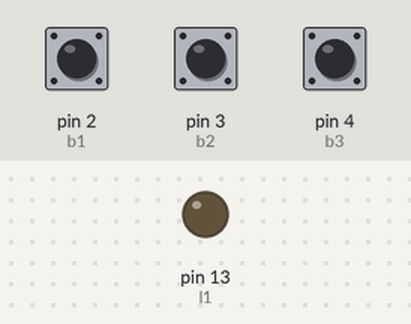
The sketch below on a simulated Arduino Uno, built with avr-gcc and run on an emulated ATmega328P. On the bench: output pins drawn as LEDs (lit = HIGH). Dashed ring = blinking. The inputs (shaded band) are chosen by the test bench; at power-on: pin 2 (b1) HIGH, pin 3 (b2) HIGH, pin 4 (b3) HIGH.

Above: at 1.2 s.
1.3 s: pin 2 (b1) pulled LOW for 1 s
At 1.45 s:
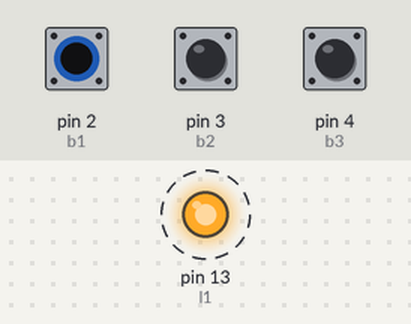
4.3 s: pin 2 (b1) pulled LOW for 3.2 s
At 8.0 s:
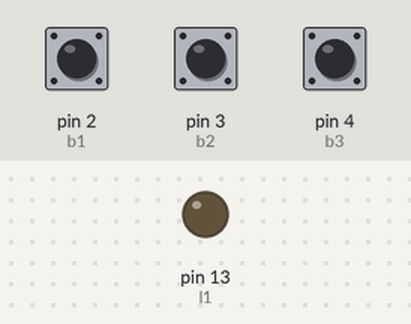
Timing chart, 0 to 9.5 s (numbered marks = the images above; inputs shaded):
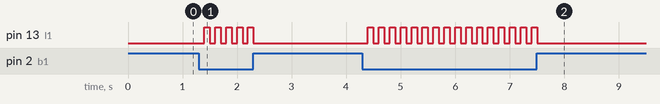

Measured:
- after the input at 1.3 s, pin 13 (l1): alternates HIGH for 0.10 s and LOW for 0.10 s, 10 changes in all, then stays LOW, starting after 0.10 s
- after the input at 4.3 s, pin 13 (l1): alternates HIGH for 0.10 s and LOW for 0.10 s, 32 changes in all, then stays LOW, starting after 0.10 s

The sketch:

aula1_led_botao_1.ino
```cpp
// declaração de variáveis globais
int l1 = 13, l2 = 12, l3 = 11, b1 = 2, b2 = 3, b3 = 4, tempo = 500;
int eB1, eB2, eB3;
int eL1 = 0, eL2 = 0, eL3 = 0;

// setup - configuração
void setup()
{
  pinMode(l1, OUTPUT); // configura o pino 13 como saída
  pinMode(b1, INPUT_PULLUP); // configura o pino como entrada de nível alto
  pinMode(b2, INPUT_PULLUP); // configura o pino como entrada de nível alto
  pinMode(b3, INPUT_PULLUP); // configura o pino como entrada de nível alto
}

// loop - ciclo
void loop()
{
  // lê o estado do pino b1 e armazena o valor na variável eB1
  eB1 = digitalRead(b1);
  // lê o estado do pino b2 e armazena o valor na variável eB2
  eB2 = digitalRead(b2);
  // lê o estado do pino b3 e armazena o valor na variável eB3
  eB3 = digitalRead(b3);

  // verifica se o botão 1 foi pressionado
  if (eB1 == 0){
    // inverte o estado do pino
    eL1 = !eL1;
    delay(100);
  }

  // verifica se o botão 2 foi pressionado
  if (eB2 == 0 && eL1 == 1){
    // inverte o estado do pino
    eL2 = !eL2;
    eL1 = !eL1;
    delay(100);
  }

  // verifica se o botão 3 foi pressionado
  if (eB3 == 0){
    // inverte o estado do pino
    eL3 = !eL3;
    delay(100);
  }

  // altera o estado dos pinos de acordo com o valor da variável
  digitalWrite(l1, eL1);
  digitalWrite(l2, eL2);
  digitalWrite(l3, eL3);
}
```
